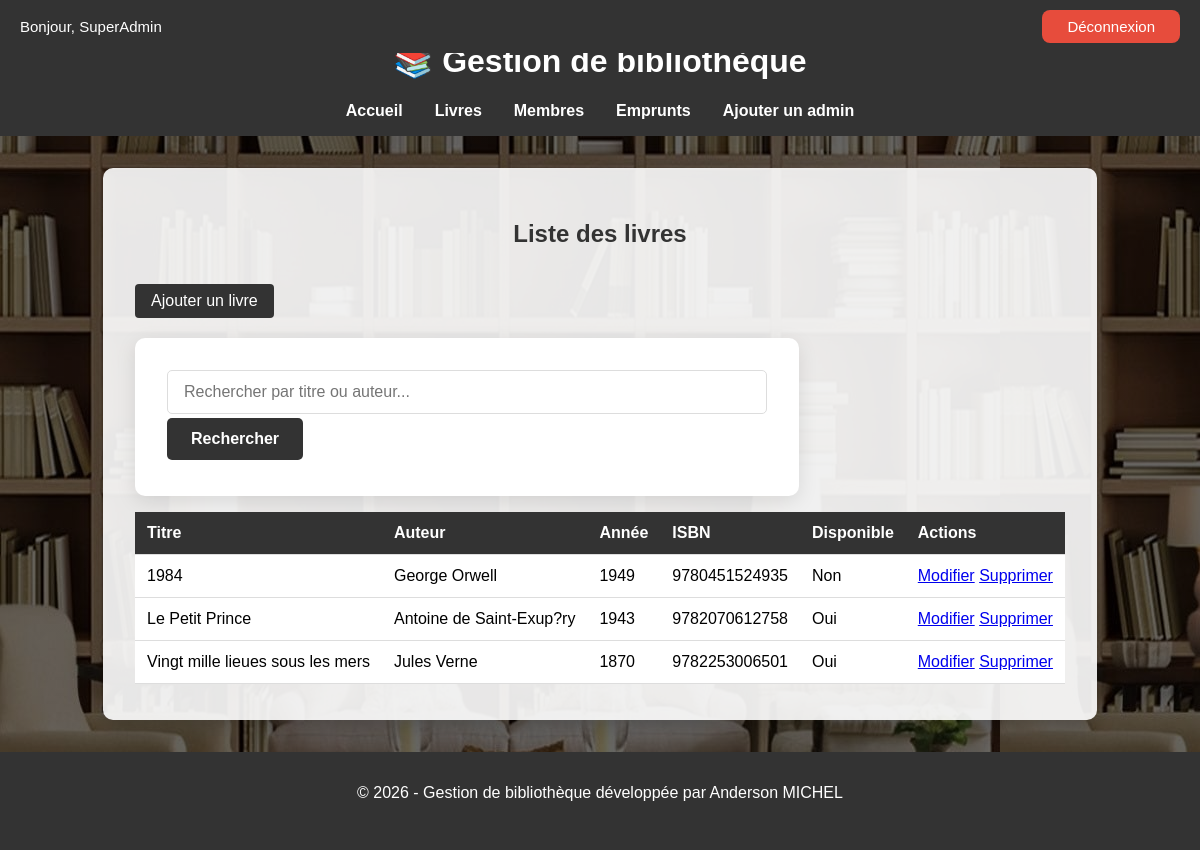
The app's page /livres/index.php (signed in) with its own data.
### tables this page shows
CREATE TABLE IF NOT EXISTS `livres` (
  `id` int NOT NULL AUTO_INCREMENT,
  `titre` varchar(255) NOT NULL,
  `auteur` varchar(255) NOT NULL,
  `annee` int DEFAULT NULL,
  `isbn` varchar(20) NOT NULL UNIQUE,
  `disponible` tinyint(1) DEFAULT '1',
  PRIMARY KEY (`id`)
);

### livres/index.php (the view, shortened to what this page needs)
<?php
require_once __DIR__ . '/../config/database.php';
require_once __DIR__ . '/../includes/header.php';
$search = isset($_GET['search']) ? trim($_GET['search']) : '';
if ($search !== '') {
    $stmt = $pdo->prepare("SELECT * FROM livres WHERE titre LIKE :titre OR auteur LIKE :auteur ORDER BY titre");
    $stmt->execute([
        'titre' => "%$search%",
        'auteur' => "%$search%"
    ]);
} else {
    $stmt = $pdo->query("SELECT * FROM livres ORDER BY titre");
}
$livres = $stmt->fetchAll(PDO::FETCH_ASSOC);
?>
<h2>Liste des livres</h2>
<a href="ajouter.php" class="btn">Ajouter un livre</a>
<form method="get" action="index.php" style="margin: 1rem 0;">
    <input type="text" name="search" placeholder="Rechercher par titre ou auteur..."
        value="<?= htmlspecialchars($search) ?>">
    <button type="submit" class="btn">Rechercher</button>
</form>
<div class="table-scroll">
    <table>
        <thead>
            <tr>
                <th>Titre</th>
                <th>Auteur</th>
                <th>Année</th>
                <th>ISBN</th>
                <th>Disponible</th>
                <th>Actions</th>
            </tr>
        </thead>
        <tbody>
            <?php if (count($livres) > 0): ?>
            <?php foreach ($livres as $livre): ?>
            <tr>
                <td><?= htmlspecialchars($livre['titre']) ?></td>
                <td><?= htmlspecialchars($livre['auteur']) ?></td>
                <td><?= htmlspecialchars($livre['annee']) ?></td>
                <td><?= htmlspecialchars($livre['isbn']) ?></td>
                <td><?= $livre['disponible'] ? 'Oui' : 'Non' ?></td>
                <td>
                    <a href="modifier.php?id=<?= $livre['id'] ?>">Modifier</a>
                    <a href="supprimer.php?id=<?= $livre['id'] ?>"
                        onclick="return confirm('Confirmer la suppression ?')">Supprimer</a>
                </td>
            </tr>
            <?php endforeach; ?>
            <?php endif; ?>
        </tbody>
    </table>
</div>
<?php require_once __DIR__ . '/../includes/footer.php'; ?>

### assets/css/style.css (style rules this page uses)
body { font-family: Arial, sans-serif; margin: 0; padding: 0; padding-top: 50px; overflow-x: hidden; background-color: #f4f4f4; display: flex; flex-direction: column; min-height: 100vh; background: linear-gradient(rgba(0, 0, 0, 0.6), rgba(0, 0, 0, 0.6)), url("../images/background1.jpeg"); }
.table-scroll { max-height: 300px; height: calc(100% - 80px); overflow-y: auto; margin-top: 10px; }
table { width: 100%; border-collapse: collapse; background-color: #fff; box-shadow: 0 0 10px rgba(0, 0, 0, 0.1); }
table th, table td { position: sticky; top: 0px; z-index: 5; padding: 0.75rem; text-align: left; border-bottom: 1px solid #ddd; }
table th { background-color: #333; color: #fff; }
.btn { display: inline-block; padding: 0.5rem 1rem; background-color: #333; color: #fff; text-decoration: none; border-radius: 4px; margin: 0.25rem 0; }
form { max-width: 600px; margin: 2rem auto; padding: 2rem; background: #fff; border-radius: 10px; box-shadow: 0 5px 20px rgba(0, 0, 0, 0.1); }
form input[type="text"], form input[type="number"], form input[type="email"], form input[type="password"], form input[type="date"], form select, form textarea { width: 100%; padding: 0.75rem 1rem; border: 1px solid #ddd; border-radius: 5px; font-size: 1rem; transition: border-color 0.3s, box-shadow 0.3s; box-sizing: border-box; }
form .btn { display: inline-block; padding: 0.75rem 1.5rem; border: none; border-radius: 5px; font-size: 1rem; font-weight: 600; text-decoration: none; cursor: pointer; transition: background 0.3s, transform 0.2s; margin-right: 0.5rem; }
form .btn[type="submit"] { background: #333; color: #fff; }
h2 { text-align: center; color: #333; margin-bottom: 2rem; }

### records on screen
livres: titre "1984", auteur "George Orwell", annee "1949", isbn "9780451524935", disponible "Non"
livres: titre "Le Petit Prince", auteur "Antoine de Saint-Exup?ry", annee "1943", isbn "9782070612758", disponible "Oui"
livres: titre "Vingt mille lieues sous les mers", auteur "Jules Verne", annee "1870", isbn "9782253006501", disponible "Oui"

### other values on screen
$_SESSION['username'] "SuperAdmin"
